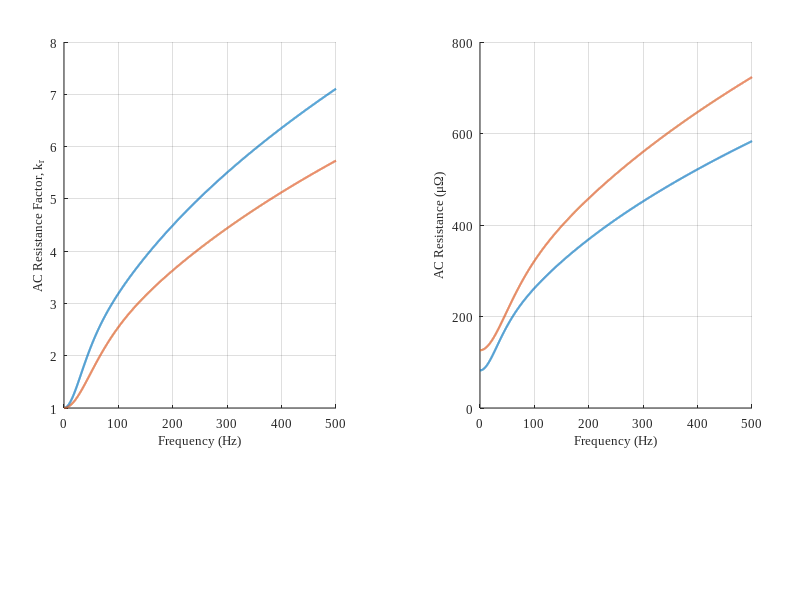

Recreate this plot in MATLAB.
%% AC Resistance Comparison: Copper vs Aluminium
% Compares AC resistance as a function of frequency using the skin effect model
% Based on equations from Pyrhonen 2014 Design of Machines

clear all; close all; clc;

%% Physical Constants
mu_0 = 4 * pi * 1e-7;  % Permeability of free space (H/m)

%% Material Parameters
rho_copper = 1.724e-8;     % Copper resistivity (Ω·m)

% Fallback values if JSON not found
h_slot = 21e-3;        % Stator slot height (m)
h_bar = 21e-3;         % Conductor bar height (m)
w_bar = 2.5e-3;        % Conductor bar width (m)
l_stack = 250e-3;      % Stack length (m)
rho_aluminum = 2.65e-8; % Aluminium resistivity (Ω·m)

%% Calculate cross-sectional area and DC resistance
A_bar = w_bar * h_bar;  % Cross-sectional area of conductor bar

% DC Resistance: R_DC = ρ * L / A
R_DC_copper = rho_copper * l_stack / A_bar;
R_DC_aluminum = rho_aluminum * l_stack / A_bar;

fprintf('DC Resistance (Copper): %.6e Ω\n', R_DC_copper);
fprintf('DC Resistance (Aluminium): %.6e Ω\n', R_DC_aluminum);

%% Frequency range (0 to 500 Hz)
f_start = 1e-3;  % Start from 1 mHz to avoid singularities
f_end = 500;
n_points = 5000;
f = linspace(f_start, f_end, n_points);

%% Calculate AC resistance factor k_r for both materials
% k_r = ξ * (sinh(2ξ) + sin(2ξ)) / (cosh(2ξ) - cos(2ξ))
% ξ = h_slot * sqrt(π * μ₀ * f / ρ)

% For copper
xi_copper = h_slot * sqrt(pi * mu_0 * f / rho_copper);
k_r_copper = xi_copper .* (sinh(2*xi_copper) + sin(2*xi_copper)) ./ ...
             (cosh(2*xi_copper) - cos(2*xi_copper));

% For aluminium
xi_aluminum = h_slot * sqrt(pi * mu_0 * f / rho_aluminum);
k_r_aluminum = xi_aluminum .* (sinh(2*xi_aluminum) + sin(2*xi_aluminum)) ./ ...
               (cosh(2*xi_aluminum) - cos(2*xi_aluminum));

%% Calculate AC resistance: R_AC = k_r * R_DC
R_AC_copper = k_r_copper * R_DC_copper;
R_AC_aluminum = k_r_aluminum * R_DC_aluminum;

%% Create plots
figure1 = figure;
matlab_blue = [0 0.4470 0.7410];
matlab_orange = [0.8500 0.3250 0.0980];

% Left subplot: AC Resistance Factor k_r vs Frequency
subplot(1, 2, 1);
hold on;
h1 = plot(f, k_r_copper, '-', 'Color', matlab_blue, 'LineWidth', 1.5, 'DisplayName', 'Copper (\rho = 1.724\times10^{-8} \Omega\cdotm)');
h2 = plot(f, k_r_aluminum, '-', 'Color', matlab_orange, 'LineWidth', 1.5, 'DisplayName', 'Aluminium (\rho = 2.65\times10^{-8} \Omega\cdotm)');
xlim([0 500]);
xlabel('Frequency (Hz)');
ylabel('AC Resistance Factor, k_r');
grid;
set(gca, 'Position', [0.08 0.32 0.34 0.61]);
hold off;

% Right subplot: AC Resistance vs Frequency
subplot(1, 2, 2);
hold on;
plot(f, R_AC_copper*1e6, '-', 'Color', matlab_blue, 'LineWidth', 1.5, 'DisplayName', 'Copper (\rho = 1.724\times10^{-8} \Omega\cdotm)');
plot(f, R_AC_aluminum*1e6, '-', 'Color', matlab_orange, 'LineWidth', 1.5, 'DisplayName', 'Aluminium (\rho = 2.65\times10^{-8} \Omega\cdotm)');
xlim([0 500]);
xlabel('Frequency (Hz)');
ylabel('AC Resistance (\mu\Omega)');
grid;
set(gca, 'Position', [0.60 0.32 0.34 0.61]);
hold off;

% Figure-level shared legend below both subplots (1x2 layout)
ax_lgd = axes('Parent', figure1, 'Position', [0 0 1 1], 'Visible', 'off');
hold(ax_lgd, 'on');
hl1 = plot(ax_lgd, nan, nan, '-', 'Color', matlab_blue, 'LineWidth', 1.5);
hl2 = plot(ax_lgd, nan, nan, '-', 'Color', matlab_orange, 'LineWidth', 1.5);
lgd = legend(ax_lgd, [hl1 hl2], {'Copper (\rho = 1.724\times10^{-8} \Omega\cdotm)', 'Aluminium (\rho = 2.65\times10^{-8} \Omega\cdotm)'});
set(lgd, 'Orientation', 'horizontal', 'Location', 'southoutside', 'NumColumns', 2, 'Box', 'on');
hold(ax_lgd, 'off');

% Apply figure formatting style (double width, same height)
set(findall(figure1, 'Type', 'text'), 'FontSize', 9, 'FontWeight', 'normal', 'FontName', 'Times New Roman');
set(findall(figure1, '-property', 'FontSize'), 'FontSize', 9, 'FontWeight', 'normal', 'FontName', 'Times New Roman');
set(figure1, 'Units', 'centimeters', 'PaperUnits', 'centimeters', 'Position', [0 0 17 5.2], 'PaperSize', [17 5.2]);

%% Print summary information
fprintf('\n=== Summary ===\n');
fprintf('Slot height (h_slot): %.2f mm\n', h_slot*1e3);
fprintf('Conductor bar dimensions: %.2f mm × %.2f mm\n', w_bar*1e3, h_bar*1e3);
fprintf('Conductor bar cross-section: %.2f mm²\n', A_bar*1e6);
fprintf('Stack length (l_stack): %.2f mm\n', l_stack*1e3);

fprintf('\nDC Resistance (Copper): %.4f μΩ\n', R_DC_copper*1e6);
fprintf('DC Resistance (Aluminium): %.4f μΩ\n', R_DC_aluminum*1e6);
fprintf('Ratio (Al/Cu): %.3f\n', R_DC_aluminum/R_DC_copper);

fprintf('\nAt 500 Hz:\n');
fprintf('  k_r (Copper): %.4f\n', k_r_copper(end));
fprintf('  k_r (Aluminium): %.4f\n', k_r_aluminum(end));
fprintf('  R_AC (Copper): %.4f μΩ\n', R_AC_copper(end)*1e6);
fprintf('  R_AC (Aluminium): %.4f μΩ\n', R_AC_aluminum(end)*1e6);

%% Save the figure
output_filename = 'ac_resistance_comparison.png';
saveas(gcf, output_filename);
fprintf('\nPlot saved to: %s\n', fullfile(pwd, output_filename));
